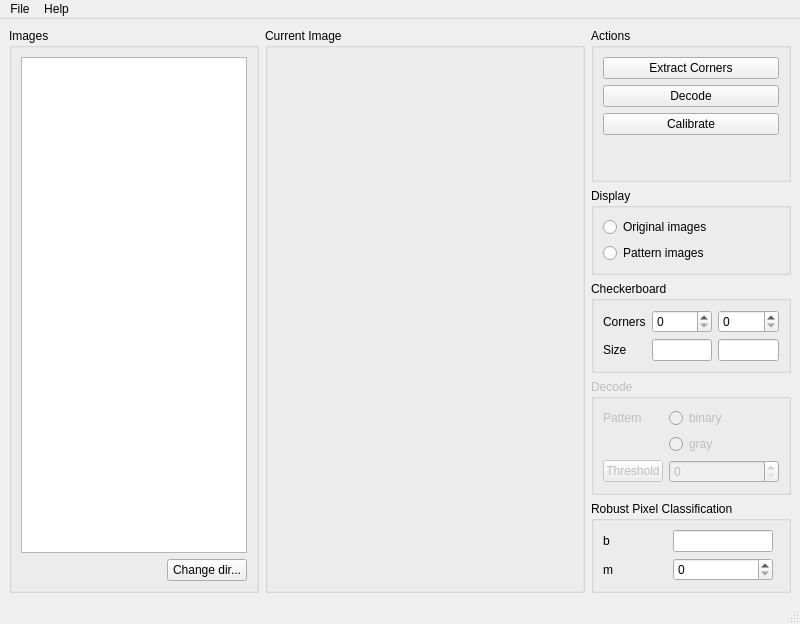
<?xml version="1.0" encoding="UTF-8"?>
<ui version="4.0">
 <class>MainWindow</class>
 <widget class="QMainWindow" name="MainWindow">
  <property name="geometry">
   <rect>
    <x>0</x>
    <y>0</y>
    <width>800</width>
    <height>624</height>
   </rect>
  </property>
  <property name="windowTitle">
   <string>Camera-Projector Calibration</string>
  </property>
  <widget class="QWidget" name="centralwidget">
   <layout class="QVBoxLayout" name="verticalLayout_6">
    <item>
     <layout class="QHBoxLayout" name="horizontalLayout_2">
      <item>
       <widget class="QGroupBox" name="images_group">
        <property name="minimumSize">
         <size>
          <width>250</width>
          <height>0</height>
         </size>
        </property>
        <property name="maximumSize">
         <size>
          <width>250</width>
          <height>16777215</height>
         </size>
        </property>
        <property name="title">
         <string>Images</string>
        </property>
        <layout class="QVBoxLayout" name="verticalLayout">
         <item>
          <widget class="QTreeView" name="image_tree">
           <property name="selectionBehavior">
            <enum>QAbstractItemView::SelectRows</enum>
           </property>
          </widget>
         </item>
         <item>
          <layout class="QHBoxLayout" name="horizontalLayout">
           <item>
            <spacer name="horizontalSpacer_2">
             <property name="orientation">
              <enum>Qt::Horizontal</enum>
             </property>
             <property name="sizeHint" stdset="0">
              <size>
               <width>40</width>
               <height>20</height>
              </size>
             </property>
            </spacer>
           </item>
           <item>
            <widget class="QPushButton" name="change_dir_button">
             <property name="text">
              <string>Change dir...</string>
             </property>
            </widget>
           </item>
          </layout>
         </item>
        </layout>
       </widget>
      </item>
      <item>
       <widget class="QGroupBox" name="current_image_group">
        <property name="title">
         <string>Current Image</string>
        </property>
        <layout class="QHBoxLayout" name="horizontalLayout_3">
         <item>
          <widget class="ImageLabel" name="image1_label" native="true">
           <property name="sizePolicy">
            <sizepolicy hsizetype="Expanding" vsizetype="Expanding">
             <horstretch>0</horstretch>
             <verstretch>0</verstretch>
            </sizepolicy>
           </property>
          </widget>
         </item>
         <item>
          <widget class="ImageLabel" name="image2_label" native="true">
           <property name="sizePolicy">
            <sizepolicy hsizetype="Expanding" vsizetype="Expanding">
             <horstretch>0</horstretch>
             <verstretch>0</verstretch>
            </sizepolicy>
           </property>
          </widget>
         </item>
        </layout>
       </widget>
      </item>
      <item>
       <layout class="QVBoxLayout" name="verticalLayout_4">
        <item>
         <widget class="QGroupBox" name="actions_group">
          <property name="maximumSize">
           <size>
            <width>200</width>
            <height>16777215</height>
           </size>
          </property>
          <property name="title">
           <string>Actions</string>
          </property>
          <layout class="QVBoxLayout" name="verticalLayout_3">
           <item>
            <widget class="QPushButton" name="extract_corners_button">
             <property name="text">
              <string>Extract Corners</string>
             </property>
            </widget>
           </item>
           <item>
            <widget class="QPushButton" name="decode_button">
             <property name="text">
              <string>Decode</string>
             </property>
            </widget>
           </item>
           <item>
            <widget class="QPushButton" name="calibrate_button">
             <property name="text">
              <string>Calibrate</string>
             </property>
            </widget>
           </item>
           <item>
            <spacer name="verticalSpacer_2">
             <property name="orientation">
              <enum>Qt::Vertical</enum>
             </property>
             <property name="sizeHint" stdset="0">
              <size>
               <width>20</width>
               <height>476</height>
              </size>
             </property>
            </spacer>
           </item>
          </layout>
         </widget>
        </item>
        <item>
         <widget class="QGroupBox" name="display_group">
          <property name="maximumSize">
           <size>
            <width>200</width>
            <height>16777215</height>
           </size>
          </property>
          <property name="title">
           <string>Display</string>
          </property>
          <layout class="QVBoxLayout" name="verticalLayout_5">
           <item>
            <widget class="QRadioButton" name="display_original_radio">
             <property name="text">
              <string>Original images</string>
             </property>
            </widget>
           </item>
           <item>
            <widget class="QRadioButton" name="display_decoded_radio">
             <property name="text">
              <string>Pattern images</string>
             </property>
            </widget>
           </item>
          </layout>
         </widget>
        </item>
        <item>
         <widget class="QGroupBox" name="checkerboard_group">
          <property name="maximumSize">
           <size>
            <width>200</width>
            <height>16777215</height>
           </size>
          </property>
          <property name="title">
           <string>Checkerboard</string>
          </property>
          <layout class="QGridLayout" name="gridLayout">
           <item row="0" column="0">
            <widget class="QLabel" name="corner_count_label">
             <property name="toolTip">
              <string>Interior number of corners</string>
             </property>
             <property name="text">
              <string>Corners</string>
             </property>
            </widget>
           </item>
           <item row="1" column="0">
            <widget class="QLabel" name="corners_size_label">
             <property name="text">
              <string>Size</string>
             </property>
            </widget>
           </item>
           <item row="1" column="1">
            <widget class="QLineEdit" name="corners_width_line">
             <property name="alignment">
              <set>Qt::AlignRight|Qt::AlignTrailing|Qt::AlignVCenter</set>
             </property>
            </widget>
           </item>
           <item row="1" column="2">
            <widget class="QLineEdit" name="corners_height_line">
             <property name="alignment">
              <set>Qt::AlignRight|Qt::AlignTrailing|Qt::AlignVCenter</set>
             </property>
            </widget>
           </item>
           <item row="0" column="2">
            <widget class="QSpinBox" name="corner_count_y_spin"/>
           </item>
           <item row="0" column="1">
            <widget class="QSpinBox" name="corner_count_x_spin"/>
           </item>
          </layout>
         </widget>
        </item>
        <item>
         <widget class="QGroupBox" name="decode_group">
          <property name="enabled">
           <bool>false</bool>
          </property>
          <property name="maximumSize">
           <size>
            <width>200</width>
            <height>16777215</height>
           </size>
          </property>
          <property name="title">
           <string>Decode</string>
          </property>
          <layout class="QFormLayout" name="formLayout_5">
           <item row="4" column="0">
            <widget class="QPushButton" name="min_max_threshold_button">
             <property name="maximumSize">
              <size>
               <width>60</width>
               <height>16777215</height>
              </size>
             </property>
             <property name="toolTip">
              <string>Apply threshold to the current pattern</string>
             </property>
             <property name="text">
              <string>Threshold</string>
             </property>
            </widget>
           </item>
           <item row="4" column="1">
            <widget class="QSpinBox" name="shadow_threshold_spin"/>
           </item>
           <item row="1" column="1">
            <widget class="QRadioButton" name="code_type_gray_radio">
             <property name="text">
              <string>gray</string>
             </property>
            </widget>
           </item>
           <item row="0" column="1">
            <widget class="QRadioButton" name="code_type_binary_radio">
             <property name="text">
              <string>binary</string>
             </property>
            </widget>
           </item>
           <item row="0" column="0">
            <widget class="QLabel" name="code_type_label">
             <property name="text">
              <string>Pattern</string>
             </property>
            </widget>
           </item>
          </layout>
         </widget>
        </item>
        <item>
         <widget class="QGroupBox" name="robust_decode_group">
          <property name="maximumSize">
           <size>
            <width>200</width>
            <height>16777215</height>
           </size>
          </property>
          <property name="title">
           <string>Robust Pixel Classification</string>
          </property>
          <layout class="QFormLayout" name="formLayout_2">
           <property name="fieldGrowthPolicy">
            <enum>QFormLayout::AllNonFixedFieldsGrow</enum>
           </property>
           <item row="0" column="0">
            <widget class="QLabel" name="b_label">
             <property name="minimumSize">
              <size>
               <width>64</width>
               <height>0</height>
              </size>
             </property>
             <property name="toolTip">
              <string>Black light power ratio (projector)</string>
             </property>
             <property name="text">
              <string>b</string>
             </property>
            </widget>
           </item>
           <item row="1" column="0">
            <widget class="QLabel" name="m_label">
             <property name="minimumSize">
              <size>
               <width>64</width>
               <height>0</height>
              </size>
             </property>
             <property name="toolTip">
              <string>Minimum direct light component</string>
             </property>
             <property name="text">
              <string>m</string>
             </property>
            </widget>
           </item>
           <item row="1" column="1">
            <widget class="QSpinBox" name="m_spin">
             <property name="maximumSize">
              <size>
               <width>100</width>
               <height>16777215</height>
              </size>
             </property>
             <property name="toolTip">
              <string>Minimum direct light component</string>
             </property>
            </widget>
           </item>
           <item row="0" column="1">
            <widget class="QLineEdit" name="b_line">
             <property name="maximumSize">
              <size>
               <width>100</width>
               <height>16777215</height>
              </size>
             </property>
             <property name="toolTip">
              <string>Black light power ratio (projector)</string>
             </property>
             <property name="alignment">
              <set>Qt::AlignRight|Qt::AlignTrailing|Qt::AlignVCenter</set>
             </property>
            </widget>
           </item>
          </layout>
         </widget>
        </item>
       </layout>
      </item>
     </layout>
    </item>
   </layout>
  </widget>
  <widget class="QMenuBar" name="menubar">
   <property name="geometry">
    <rect>
     <x>0</x>
     <y>0</y>
     <width>800</width>
     <height>21</height>
    </rect>
   </property>
   <widget class="QMenu" name="menuFile">
    <property name="title">
     <string>File</string>
    </property>
    <addaction name="change_dir_action"/>
    <addaction name="save_vertical_image_action"/>
    <addaction name="save_horizontal_image_action"/>
    <addaction name="separator"/>
    <addaction name="quit_action"/>
   </widget>
   <widget class="QMenu" name="menuHelp">
    <property name="title">
     <string>Help</string>
    </property>
    <addaction name="about_action"/>
   </widget>
   <addaction name="menuFile"/>
   <addaction name="menuHelp"/>
  </widget>
  <widget class="QStatusBar" name="statusbar"/>
  <action name="change_dir_action">
   <property name="text">
    <string>Change dir...</string>
   </property>
  </action>
  <action name="quit_action">
   <property name="text">
    <string>Quit</string>
   </property>
  </action>
  <action name="save_vertical_image_action">
   <property name="text">
    <string>Save vertical image...</string>
   </property>
  </action>
  <action name="about_action">
   <property name="text">
    <string>About...</string>
   </property>
  </action>
  <action name="save_horizontal_image_action">
   <property name="text">
    <string>Save horizontal image...</string>
   </property>
  </action>
 </widget>
 <customwidgets>
  <customwidget>
   <class>ImageLabel</class>
   <extends>QWidget</extends>
   <header>ImageLabel.hpp</header>
   <container>1</container>
  </customwidget>
 </customwidgets>
 <resources/>
 <connections/>
</ui>
